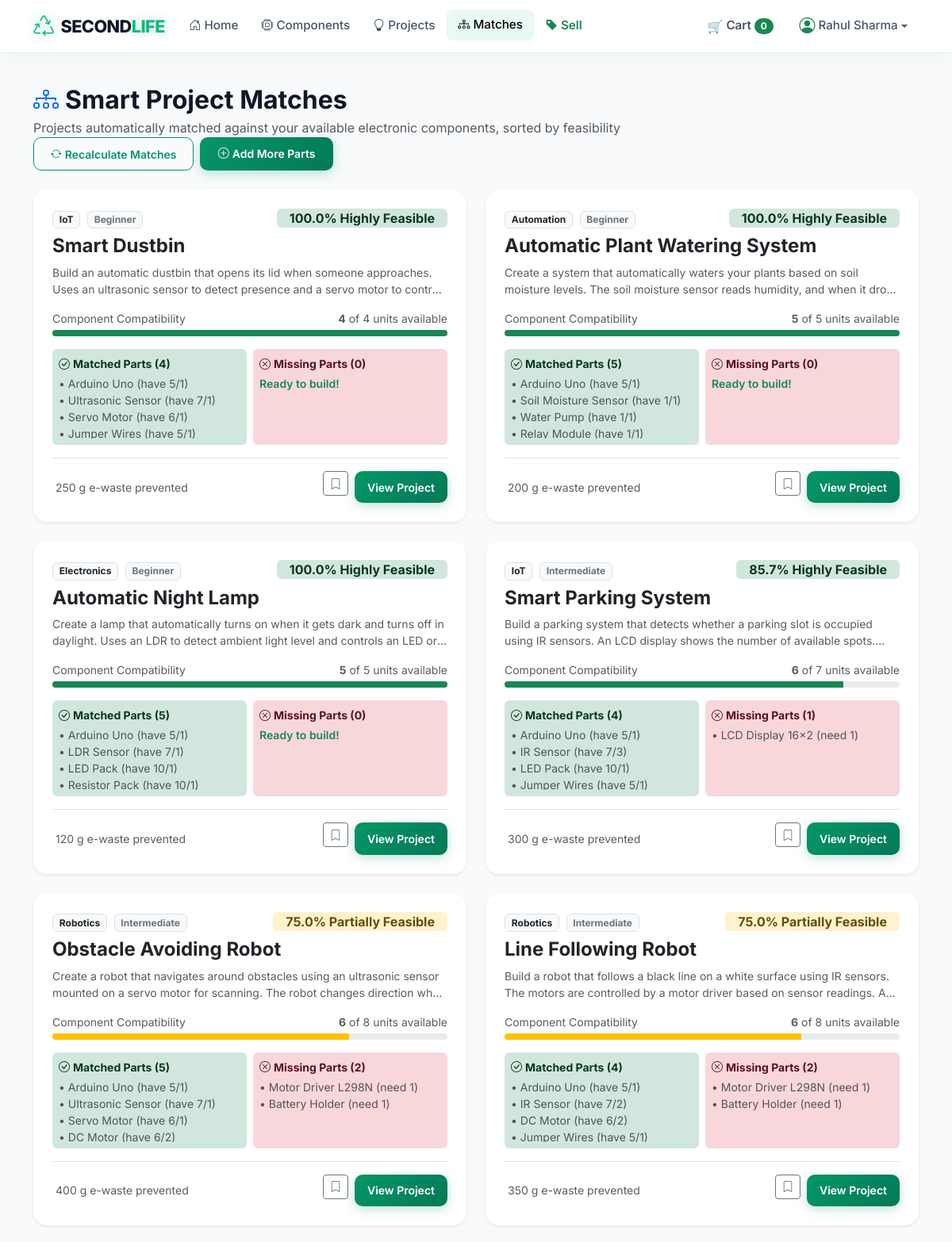
The app's page /matches (signed in, upper part) with its own data.
### models/models.py (models this page shows, shortened)
class Project(db.Model):
    __tablename__ = 'projects'
    CATEGORIES = [
        'IoT', 'Robotics', 'Education', 'Automation',
        'Smart Home', 'Creative', 'Electronics'
    ]
    DIFFICULTIES = ['Beginner', 'Intermediate', 'Advanced']
    id = db.Column(db.Integer, primary_key=True)
    title = db.Column(db.String(200), nullable=False)
    description = db.Column(db.Text)
    category = db.Column(db.String(50))
    difficulty = db.Column(db.String(20))
    estimated_cost = db.Column(db.Float, default=0)
    estimated_waste_reduction = db.Column(db.Float, default=0)
    image = db.Column(db.String(200))
    created_at = db.Column(db.DateTime, default=datetime.utcnow)
    required_components = db.relationship('ProjectComponent', backref='project', lazy=True, cascade='all, delete-orphan')
    saved_by = db.relationship('SavedProject', backref='project', lazy=True, cascade='all, delete-orphan')
    matches = db.relationship('Match', backref='project', lazy=True, cascade='all, delete-orphan')
    reuse_history = db.relationship('ReuseHistory', backref='project', lazy=True)

class ProjectComponent(db.Model):
    __tablename__ = 'project_components'
    id = db.Column(db.Integer, primary_key=True)
    project_id = db.Column(db.Integer, db.ForeignKey('projects.id'), nullable=False)
    component_name = db.Column(db.String(200), nullable=False)
    category = db.Column(db.String(50))
    required_quantity = db.Column(db.Integer, default=1)

### routes/dashboard.py (the view)
@dashboard_bp.route('/matches')
@login_required
def matches():
    user_id = session['user_id']
    all_matches = calculate_all_matches(user_id)
    save_all_matches(user_id)
    return render_template(
        'matches.html',
        matches=all_matches,
        get_feasibility_label=get_feasibility_label,
        format_weight=format_weight
    )

### models/models.py (called while the page is built)
    @property
    def component_name(self):
        return self.component.name if self.component else 'Unknown Component'

### services/matching.py (called while the page is built, shortened)
def normalize_name(name):
    return name.lower().strip()

def names_match(user_comp_name, required_comp_name):
    u = normalize_name(user_comp_name)
    r = normalize_name(required_comp_name)
    if u == r:
        return True
    if r in u or u in r:
        return True
    u_words = set(u.split())
    r_words = set(r.split())
    stop_words = {'a', 'an', 'the', 'and', 'or', 'of', 'for', 'with', 'module', 'board'}
    u_significant = u_words - stop_words
    r_significant = r_words - stop_words
    if u_significant and r_significant:
        overlap = u_significant & r_significant
        if len(overlap) >= 1 and len(overlap) >= len(r_significant) * 0.5:
            return True
    return False

def calculate_all_matches(user_id):
    projects = Project.query.all()
    results = []
    for project in projects:
        result = find_matching_components(user_id, project.id)
        if result:
            result['project'] = project
            results.append(result)
    results.sort(
        key=lambda x: (x['feasibility_score'], x['project'].estimated_waste_reduction),
        reverse=True
    )
    return results

def save_match_result(user_id, project_id):
    result = find_matching_components(user_id, project_id)
    if not result:
        return None
    existing = Match.query.filter_by(user_id=user_id, project_id=project_id).first()
    if existing:
        existing.feasibility_score = result['feasibility_score']
        existing.matched_components = json.dumps(result['matched'])
        existing.missing_components = json.dumps(result['missing'])
    db.session.commit()
    return result

def save_all_matches(user_id):
    projects = Project.query.all()
    for project in projects:
        save_match_result(user_id, project.id)

def get_feasibility_label(score):
    if score >= 80:
        return 'Highly Feasible', 'success'
    elif score >= 50:
        return 'Partially Feasible', 'warning'
    elif score > 0:
        return 'Low Feasibility', 'danger'
    else:
        return 'Not Feasible', 'secondary'

### services/waste_calculator.py (called while the page is built)
def format_weight(grams):
    if grams is None or grams == 0:
        return '0 g'
    if grams >= 1000:
        return f'{grams / 1000:.2f} kg'
    return f'{grams:.0f} g'

### templates/matches.html (shortened to what this page needs)
{% extends "base.html" %}
{% block content %}
<div class="container py-4">
    <div class="d-flex flex-wrap justify-content-between align-items-center mb-4">
        <div>
            <h2 class="fw-bold mb-1">
                <i class="bi bi-diagram-3 text-primary me-2"></i>Smart Project Matches
            </h2>
            <p class="text-muted mb-0">Projects automatically matched against your available electronic components, sorted by feasibility</p>
        </div>
        <div class="d-flex gap-2">
            <a href="{{ url_for('dashboard.refresh_matches') }}" class="btn btn-outline-primary btn-sm">
                <i class="bi bi-arrow-repeat me-1"></i>Recalculate Matches
            </a>
            <a href="{{ url_for('components.add_component') }}" class="btn btn-primary btn-sm">
                <i class="bi bi-plus-circle me-1"></i>Add More Parts
            </a>
        </div>
    </div>
    {% if matches %}
    <div class="row g-4">
        {% for match in matches %}
        {% set proj = match.project %}
        {% set label, badge_type = get_feasibility_label(match.feasibility_score) %}
        <div class="col-lg-6">
            <div class="card h-100 border-0 shadow-sm card-hover card-3d-tilt bg-white" style="border-radius: 18px; border: 1px solid rgba(226, 232, 240, 0.85); overflow: hidden;">
                <div class="card-body p-4 d-flex flex-column">
                    <div class="d-flex justify-content-between align-items-start mb-2">
                        <div>
                            <span class="badge bg-light text-dark border me-1">{{ proj.category }}</span>
                            <span class="badge bg-light text-secondary border">{{ proj.difficulty }}</span>
                        </div>
                        <span class="badge bg-{{ badge_type }}-subtle text-{{ badge_type }}-emphasis fs-6 px-3 py-1">
                            {{ match.feasibility_score }}% {{ label }}
                        </span>
                    </div>
                    <h4 class="fw-bold mb-2">
                        <a href="{{ url_for('projects.project_detail', project_id=proj.id) }}" class="text-decoration-none text-dark">
                            {{ proj.title }}
                        </a>
                    </h4>
                    <p class="text-muted small mb-3 text-truncate-2" style="display:-webkit-box;-webkit-line-clamp:2;-webkit-box-orient:vertical;overflow:hidden;">
                        {{ proj.description }}
                    </p>
                    <div class="mb-3">
                        <div class="d-flex justify-content-between small text-muted mb-1">
                            <span>Component Compatibility</span>
                            <span><strong>{{ match.total_satisfied }}</strong> of {{ match.total_required }} units available</span>
                        </div>
                        <div class="progress" style="height: 8px;">
                            <div class="progress-bar bg-{{ badge_type }}" role="progressbar" style="width: {{ match.feasibility_score }}%"></div>
                        </div>
                    </div>
                    <div class="row g-2 mb-3 small">
                        <div class="col-sm-6">
                            <div class="p-2 bg-success-subtle rounded-2 h-100">
                                <div class="fw-bold text-success-emphasis mb-1">
                                    <i class="bi bi-check-circle me-1"></i>Matched Parts ({{ match.matched|length }})
                                </div>
                                {% if match.matched %}
                                <div class="text-muted" style="max-height: 80px; overflow-y: auto;">
                                    {% for item in match.matched %}
                                    <div>&bull; {{ item.name }} (have {{ item.available }}/{{ item.required }})</div>
                                    {% endfor %}
                                </div>
                                {% else %}
                                <div class="text-muted fst-italic">None matched yet</div>
                                {% endif %}
                            </div>
                        </div>
                        <div class="col-sm-6">
                            <div class="p-2 bg-danger-subtle rounded-2 h-100">
                                <div class="fw-bold text-danger-emphasis mb-1">
                                    <i class="bi bi-x-circle me-1"></i>Missing Parts ({{ match.missing|length }})
                                </div>
                                {% if match.missing %}
                                <div class="text-muted" style="max-height: 80px; overflow-y: auto;">
                                    {% for item in match.missing %}
                                    <div>&bull; {{ item.name }} (need {{ item.needed }})</div>
                                    {% endfor %}
                                </div>
                                {% else %}
                                <div class="text-success fw-semibold">Ready to build!</div>
                                {% endif %}
                            </div>
                        </div>
                    </div>
                    <div class="mt-auto pt-3 border-top d-flex justify-content-between align-items-center">
                        <div class="small text-muted">
                            {{ format_weight(proj.estimated_waste_reduction) }} e-waste prevented
                        </div>
                        <div class="d-flex gap-2">
                            <form method="POST" action="{{ url_for('projects.save_project', project_id=proj.id) }}">
                                <button type="submit" class="btn btn-outline-secondary btn-sm" title="Save Project">
                                    <i class="bi bi-bookmark"></i>
                                </button>
                            </form>
                            <a href="{{ url_for('projects.project_detail', project_id=proj.id) }}" class="btn btn-primary btn-sm px-3">
                                View Project
                            </a>
                        </div>
                    </div>
                </div>
            </div>
        </div>
        {% endfor %}
    </div>
    {% endif %}
</div>
{% endblock %}

### static/css/style.css (style rules this page uses)
:root { --primary: #059669; --primary-glow: rgba(5, 150, 105, 0.35); --eco-emerald: #10b981; --eco-mint: #34d399; --eco-teal: #14b8a6; --eco-cyan: #06b6d4; --eco-dark: #064e3b; --eco-deep-bg: #09121d; --dark-surface: #0f172a; --dark-card: rgba(15, 23, 42, 0.75); --dark-border: rgba(16, 185, 129, 0.2); --bg-main: #f8fafc; --bg-card: #ffffff; --text-main: #0f172a; --text-muted: #64748b; --border-color: #e2e8f0; --glass-bg: rgba(255, 255, 255, 0.82); --glass-border: rgba(255, 255, 255, 0.7); --glass-shadow: 0 12px 35px rgba(0, 0, 0, 0.04); }
body { font-family: 'Inter', -apple-system, BlinkMacSystemFont, "Segoe UI", Roboto, sans-serif; background-color: var(--bg-main); color: var(--text-main); min-height: 100vh; display: flex; flex-direction: column; overflow-x: hidden; }
.btn-primary { background: linear-gradient(135deg, #059669 0%, #047857 100%); border: none; color: #ffffff; font-weight: 600; border-radius: 10px; padding: 0.6rem 1.4rem; box-shadow: 0 4px 14px rgba(5, 150, 105, 0.25); transition: all 0.25s cubic-bezier(0.16, 1, 0.3, 1); }
.btn-outline-primary { color: var(--primary); border-color: var(--primary); font-weight: 600; border-radius: 10px; padding: 0.6rem 1.3rem; transition: all 0.25s ease; }
.card-hover { background: rgba(255, 255, 255, 0.95); border-radius: 16px; border: 1px solid rgba(226, 232, 240, 0.9); box-shadow: 0 8px 24px rgba(0, 0, 0, 0.03); transition: all 0.35s cubic-bezier(0.16, 1, 0.3, 1); transform-style: preserve-3d; perspective: 1000px; position: relative; overflow: hidden; }

### records on screen
Project: category "IoT", difficulty "Beginner", title "Smart Dustbin", description "Build an automatic dustbin that opens its lid when someone approaches. Uses an ultrasonic sensor to detect presence and a servo motor to…", estimated_waste_reduction "250 g"
ProjectComponent: name "Arduino Uno", available "5", required "1"
ProjectComponent: name "Ultrasonic Sensor", available "7", required "1"
ProjectComponent: name "Servo Motor", available "6", required "1"
ProjectComponent: name "Jumper Wires", available "5", required "1"
Project: category "Automation", difficulty "Beginner", title "Automatic Plant Watering System", description "Create a system that automatically waters your plants based on soil moisture levels. The soil moisture sensor reads humidity, and when it…", estimated_waste_reduction "200 g"
ProjectComponent: name "Arduino Uno", available "5", required "1"
ProjectComponent: name "Soil Moisture Sensor", available "1", required "1"
ProjectComponent: name "Water Pump", available "1", required "1"
ProjectComponent: name "Relay Module", available "1", required "1"
Project: category "Electronics", difficulty "Beginner", title "Automatic Night Lamp", description "Create a lamp that automatically turns on when it gets dark and turns off in daylight. Uses an LDR to detect ambient light level and controls an LED…", estimated_waste_reduction "120 g"
ProjectComponent: name "Arduino Uno", available "5", required "1"
ProjectComponent: name "LDR Sensor", available "7", required "1"
ProjectComponent: name "LED Pack", available "10", required "1"
ProjectComponent: name "Resistor Pack", available "10", required "1"
Project: category "IoT", difficulty "Intermediate", title "Smart Parking System", description "Build a parking system that detects whether a parking slot is occupied using IR sensors. An LCD display shows the number of available…", estimated_waste_reduction "300 g"
ProjectComponent: name "Arduino Uno", available "5", required "1"
ProjectComponent: name "IR Sensor", available "7", required "3"
ProjectComponent: name "LED Pack", available "10", required "1"
ProjectComponent: name "Jumper Wires", available "5", required "1"
ProjectComponent: name "LCD Display 16x2", needed "1"
Project: category "Robotics", difficulty "Intermediate", title "Obstacle Avoiding Robot", description "Create a robot that navigates around obstacles using an ultrasonic sensor mounted on a servo motor for scanning. The robot changes direction…", estimated_waste_reduction "400 g"
ProjectComponent: name "Arduino Uno", available "5", required "1"
ProjectComponent: name "Ultrasonic Sensor", available "7", required "1"
ProjectComponent: name "Servo Motor", available "6", required "1"
ProjectComponent: name "DC Motor", available "6", required "2"
ProjectComponent: name "Motor Driver L298N", needed "1"
ProjectComponent: name "Battery Holder", needed "1"
Project: category "Robotics", difficulty "Intermediate", title "Line Following Robot", description "Build a robot that follows a black line on a white surface using IR sensors. The motors are controlled by a motor driver based on sensor readings.…", estimated_waste_reduction "350 g"
ProjectComponent: name "Arduino Uno", available "5", required "1"
ProjectComponent: name "IR Sensor", available "7", required "2"
ProjectComponent: name "DC Motor", available "6", required "2"
ProjectComponent: name "Jumper Wires", available "5", required "1"
ProjectComponent: name "Motor Driver L298N", needed "1"
ProjectComponent: name "Battery Holder", needed "1"

### other values on screen
{{ cart_count }} "0"
{{ session.get('user_name', 'Profile') }} "Rahul Sharma"
{{ match.feasibility_score }} "100.0" "100.0" "100.0" "85.7" "75.0" "75.0"
{{ label }} "Highly Feasible" "Highly Feasible" "Highly Feasible" "Highly Feasible" "Partially Feasible" "Partially Feasible"
{{ match.total_satisfied }} "4" "5" "5" "6" "6" "6"
{{ match.total_required }} "4" "5" "5" "7" "8" "8"
{{ match.matched|length }} "4" "5" "5" "4" "5" "4"
{{ match.missing|length }} "0" "0" "0" "1" "2" "2"
